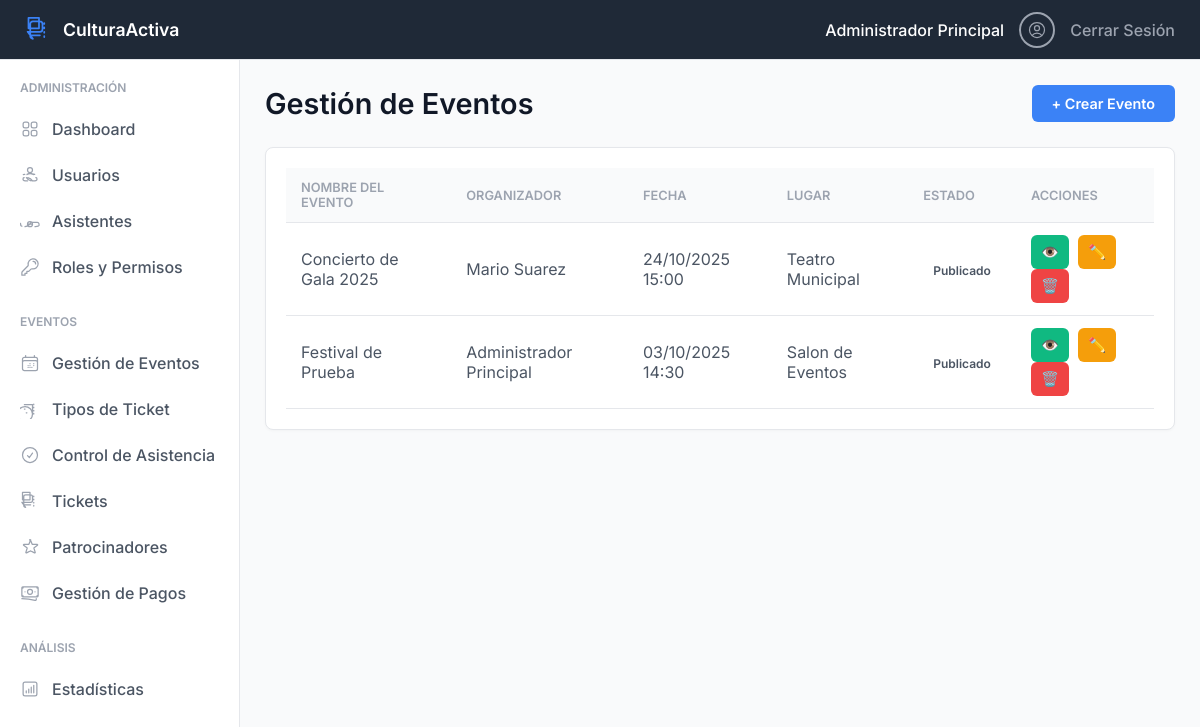
The page /admin/eventos.php (signed in) on the database its author committed.
### tables this page shows
CREATE TABLE `eventos` (
  `id_evento` int(11) NOT NULL,
  `nombre` varchar(255) NOT NULL,
  `descripcion` text DEFAULT NULL,
  `fecha_evento` datetime NOT NULL,
  `lugar` varchar(255) NOT NULL,
  `id_organizador` int(11) DEFAULT NULL,
  `fecha_publicacion` timestamp NOT NULL DEFAULT current_timestamp(),
  `estado` varchar(50) DEFAULT 'Borrador',
  `capacidad` int(11) DEFAULT 500,
  `visibilidad` varchar(50) DEFAULT 'Público'
);

CREATE TABLE `usuarios` (
  `id_usuario` int(11) NOT NULL,
  `nombre_completo` varchar(255) NOT NULL,
  `email` varchar(255) NOT NULL,
  `password_hash` varchar(255) NOT NULL,
  `id_rol` int(11) DEFAULT NULL,
  `fecha_creacion` timestamp NOT NULL DEFAULT current_timestamp(),
  `estado` varchar(20) DEFAULT 'Activo',
  `telefono` varchar(20) DEFAULT NULL
);

### includes/functions.php (called while the page is built, shortened)
<?php
function hasPermission($permiso_nombre) {
    return isset($_SESSION['permissions'][$permiso_nombre]) && $_SESSION['permissions'][$permiso_nombre] === true;
}
?>

### admin/eventos.php (the view, shortened to what this page needs)
<?php
require '../includes/functions.php';
require '../includes/db_connection.php';
$stmt = $pdo->query("
    SELECT e.*, u.nombre_completo as organizador_nombre
    FROM eventos e
    LEFT JOIN usuarios u ON e.id_organizador = u.id_usuario
    ORDER BY e.fecha_evento DESC
");
$eventos = $stmt->fetchAll();
include '../includes/header.php';
include '../includes/sidebar.php';
?>
<main class="content">
    <div class="header-bar">
        <h1>Gestión de Eventos</h1>
        <?php if (hasPermission('crear_eventos')): ?>
            <a href="evento_gestionar.php" class="btn btn-primary">+ Crear Evento</a>
        <?php endif; ?>
    </div>
    <div class="card">
        <div class="card-body">
            <table>
                <thead>
                    <tr>
                        <th>Nombre del Evento</th>
                        <th>Organizador</th>
                        <th>Fecha</th>
                        <th>Lugar</th>
                        <th>Estado</th>
                        <th>Acciones</th>
                    </tr>
                </thead>
                <tbody>
                    <?php foreach ($eventos as $evento): ?>
                        <tr>
                            <td><?php echo htmlspecialchars($evento['nombre']); ?></td>
                            <td><?php echo htmlspecialchars($evento['organizador_nombre']); ?></td>
                            <td><?php echo date('d/m/Y H:i', strtotime($evento['fecha_evento'])); ?></td>
                            <td><?php echo htmlspecialchars($evento['lugar']); ?></td>
                            <td>
                                <span class="tag <?php echo strtolower($evento['estado']); ?>"><?php echo htmlspecialchars($evento['estado']); ?></span>
                            </td>
                            <td>
                                <a href="evento_detalle.php?id=<?php echo $evento['id_evento']; ?>" class="btn btn-icon btn-view" title="Ver Detalles">👁️</a>
                                <?php if (hasPermission('editar_eventos')): ?>
                                    <a href="evento_gestionar.php?id=<?php echo $evento['id_evento']; ?>" class="btn btn-icon btn-edit" title="Editar">✏️</a>
                                <?php endif; ?>
                                <?php if (hasPermission('eliminar_eventos')): ?>
                                    <a href="evento_eliminar.php?id=<?php echo $evento['id_evento']; ?>" class="btn btn-icon btn-delete" title="Eliminar" onclick="return confirm('¿Seguro?');">🗑️</a>
                                <?php endif; ?>
                            </td>
                        </tr>
                    <?php endforeach; ?>
                </tbody>
            </table>
        </div>
    </div>
</main>
<?php include '../includes/footer.php'; ?>

### public/css/style.css (style rules this page uses)
:root { --primary-blue: #3B82F6; --primary-light-blue: #EFF6FF; --dark-blue-grey: #1F2937; --background-body: #F9FAFB; --card-bg: #FFFFFF; --border-light: #E5E7EB; --text-title: #111827; --text-body: #4B5563; --text-muted: #9CA3AF; --success-green: #10B981; --success-bg: #D1FAE5; --danger-red: #EF4444; --danger-bg: #FEE2E2; --warning-orange: #F59E0B; --warning-bg: #FFFBEB; --info-purple: #8B5CF6; --info-bg: #EDE9FE; }
body, html { margin: 0; padding: 0; font-family: 'Inter', -apple-system, BlinkMacSystemFont, "Segoe UI", Roboto, "Helvetica Neue", Arial, sans-serif; background-color: var(--background-body); color: var(--text-body); }
* { box-sizing: border-box; }
body { padding-top: 60px; padding-left: 240px; }
.header-bar { display: flex; justify-content: space-between; align-items: center; margin-bottom: 25px; }
.header-bar h1 { margin: 0; font-size: 1.8rem; color: var(--text-title); font-weight: 600; }
.card { background-color: var(--card-bg); border-radius: 8px; border: 1px solid var(--border-light); box-shadow: 0 1px 3px rgba(0, 0, 0, 0.03); margin-bottom: 20px; }
.card-body { padding: 20px; }
.btn { padding: 10px 20px; border: none; border-radius: 6px; cursor: pointer; text-decoration: none; font-size: 0.9rem; font-weight: 600; display: inline-block; transition: all 0.2s ease; }
.btn-primary { background-color: var(--primary-blue); color: white; }
.btn-icon { padding: 8px 10px; margin-right: 5px; }
.btn-edit { background-color: var(--warning-orange); color: white; }
.btn-delete { background-color: var(--danger-red); color: white; }
.btn-view { background-color: var(--success-green); color: white; }
table { width: 100%; border-collapse: collapse; }
table th, table td { padding: 12px 15px; text-align: left; border-bottom: 1px solid var(--border-light); vertical-align: middle; }
table th { background-color: var(--background-body); font-size: 0.8rem; text-transform: uppercase; color: var(--text-muted); font-weight: 600; }
table td { color: var(--text-body); }
.tag { padding: 4px 10px; border-radius: 12px; font-size: 0.75rem; font-weight: 600; text-transform: capitalize; }

### rows shown on the page
eventos: nombre "Concierto de Gala 2025", id_organizador.nombre_completo "Mario Suarez", fecha_evento "24/10/2025 15:00", lugar "Teatro Municipal", estado "Publicado"
eventos: nombre "Festival de Prueba", id_organizador.nombre_completo "Administrador Principal", fecha_evento "03/10/2025 14:30", lugar "Salon de Eventos", estado "Publicado"

### other values the page prints
$_SESSION['user_name'] "Administrador Principal"
